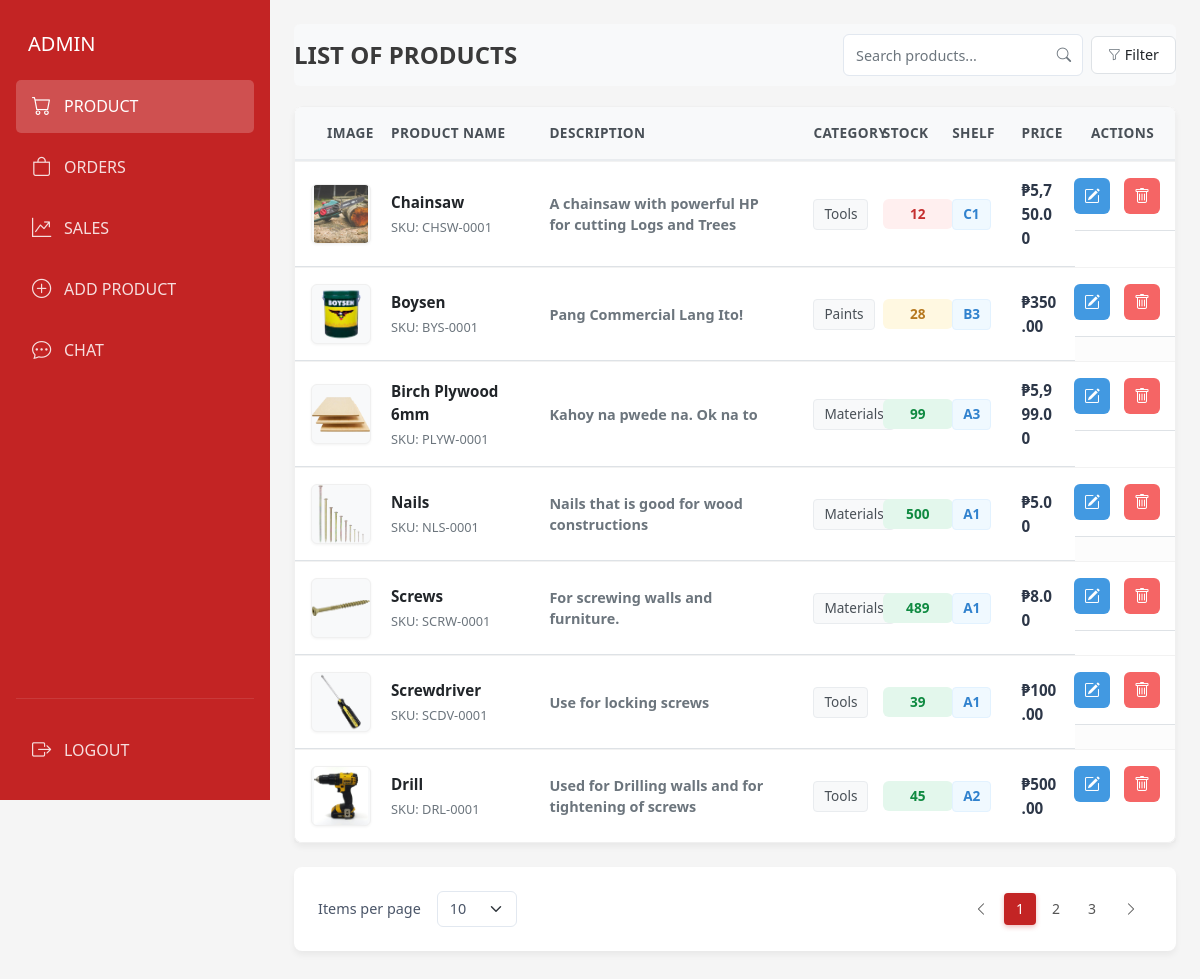
/admin/product_list.php, run on the app's committed database.
### tables this page shows
CREATE TABLE `products` (
  `product_id` int(11) NOT NULL,
  `product_name` varchar(255) NOT NULL,
  `product_sku` varchar(20) NOT NULL,
  `product_shelf` varchar(50) NOT NULL,
  `product_description` text DEFAULT NULL,
  `product_image` varchar(255) NOT NULL,
  `product_price` decimal(10,2) NOT NULL,
  `product_stock` int(20) NOT NULL,
  `category_id` int(11) DEFAULT NULL
);

CREATE TABLE `categories` (
  `category_id` int(11) NOT NULL,
  `category_name` varchar(255) NOT NULL
);

### admin/product_list.php (the view, shortened to what this page needs)
<?php
function truncateDescription($description, $wordLimit) {
    $words = explode(' ', $description);
    return $description;
}
?>
<!DOCTYPE html>
<html lang="en">
<head>
    <link href="../vendor/bootstrap/css/bootstrap.min.css" rel="stylesheet">
    <link rel="stylesheet" href="https://cdn.jsdelivr.net/npm/bootstrap-icons@1.11.3/font/bootstrap-icons.min.css">
    <link href="css/admin.css" rel="stylesheet">
</head>
<body>
    <?php include 'components/edit_product.php'; ?>
    <?php include 'components/delete_product.php'; ?>
    <div class="d-flex admin-dashboard">
        <aside class="admin-sidebar">
            <?php include 'components/admin_sidebar.php'; ?>
        </aside>
        <main class="admin-main">
            <div class="container-fluid px-4 py-4">
                <div class="admin-header-container">
                    <div class="d-flex justify-content-between align-items-center">
                        <h1 class="admin-page-title mb-0">LIST OF PRODUCTS</h1>
                        <div class="d-flex align-items-center">
                            <div class="search-box me-2">
                                <input type="text" class="form-control search-input" placeholder="Search products...">
                            </div>
                            <button class="btn btn-outline-secondary filter-button d-flex align-items-center">
                                <i class="bi bi-funnel me-1"></i> Filter
                            </button>
                        </div>
                    </div>
                </div>
                <div class="admin-table-card card">
                    <div class="card-body p-0">
                    <div class="table-responsive">
                        <table class="table admin-table product-table">
                            <thead>
                                <tr>
                                        <th width="80" class="text-center">IMAGE</th>
                                        <th width="18%">PRODUCT NAME</th>
                                        <th width="30%">DESCRIPTION</th>
                                    <th>CATEGORY</th>
                                    <th>STOCK</th>
                                        <th>SHELF</th>
                                    <th>PRICE</th>
                                        <th width="100" class="text-center">ACTIONS</th>
                                </tr>
                            </thead>
                            <tbody>
                                <?php
                                $sql = "SELECT p.*, c.category_name
                                        FROM products p
                                        LEFT JOIN categories c ON p.category_id = c.category_id";
                                $result = $conn->query($sql);
                                if ($result && $result->num_rows > 0):
                                    while ($product = $result->fetch_assoc()):
                                        $stock = $product['product_stock'];
                                        $shelf = $product['product_shelf'];
                                        $stockClass = ($stock > 30) ? 'high' : (($stock > 20) ? 'medium' : (($stock > 10) ? 'low' : 'critical'));
                                        $imagePath = !empty($product['product_image']) ? $product['product_image'] : '../assets/placeholder.png';
                                            $description = truncateDescription($product['product_description'], 20);
                                ?>
                                <tr>
                                        <td data-label="IMAGE" class="text-center">
                                            <div class="d-none d-md-block">
                                        <div class="product-image">
                                            <img src="<?= $imagePath ?>" alt="<?= htmlspecialchars($product['product_name']) ?>" class="img-fluid">
                                                </div>
                                        </div>
                                    </td>
                                    <td data-label="PRODUCT">
                                        <div class="product-name"><?= htmlspecialchars($product['product_name']) ?></div>
                                        <div class="product-sku">SKU: <?= htmlspecialchars($product['product_sku']) ?></div>
                                    </td>
                                        <td data-label="DESCRIPTION">
                                            <span class="product-description"><?= htmlspecialchars($description) ?></span>
                                        </td>
                                    <td data-label="CATEGORY"><span class="product-category"><?= htmlspecialchars($product['category_name']) ?></span></td>
                                    <td data-label="STOCK"><span class="stock-badge <?= $stockClass ?>"><?= $stock ?></span></td>
                                        <td data-label="LOCATION"><span class="shelf-location"><?= htmlspecialchars($shelf) ?></span></td>
                                        <td data-label="PRICE"><span class="price-value">₱<?= number_format($product['product_price'], 2) ?></span></td>
                                        <td class="action-buttons text-center" data-label="ACTIONS">
                                            <div class="action-buttons-container">
                                            <?= renderActionButtons('product', $product['product_id']) ?>
                                        </div>
                                    </td>
                                </tr>
                                <?php
                                    endwhile;
                                endif; ?>
                            </tbody>
                        </table>
                        </div>
                    </div>
                </div>
                <div class="card admin-table-card">
                    <div class="card-body py-3">
                        <div class="d-flex pagination-container">
                            <div class="items-per-page me-auto">
                                <div class="d-flex align-items-center">
                                    <span class="me-2">Items per page</span>
                                    <select class="form-select form-select-sm">
                                        <option value="10" selected>10</option>
                                    </select>
                                </div>
                            </div>
                            <div class="pagination-wrapper">
                                <nav aria-label="Page navigation">
                                    <ul class="pagination pagination-sm mb-0">
                                        <li class="page-item">
                                            <a class="page-link" href="#" aria-label="Previous">
                                                <i class="bi bi-chevron-left"></i>
                                            </a>
                                        </li>
                                        <li class="page-item active"><a class="page-link" href="#">1</a></li>
                                        <li class="page-item"><a class="page-link" href="#">2</a></li>
                                        <li class="page-item"><a class="page-link" href="#">3</a></li>
                                        <li class="page-item">
                                            <a class="page-link" href="#" aria-label="Next">
                                                <i class="bi bi-chevron-right"></i>
                                            </a>
                                        </li>
                                    </ul>
                                </nav>
                            </div>
                        </div>
                    </div>
                </div>
            </div>
        </main>
    </div>
</body>
</html>

### admin/components/edit_product.php (shortened to what this page needs)
<?php
function renderActionButtons($type, $id) {
    return <<<HTML
    <div class="d-inline-flex gap-2 justify-content-center">
        <button class="btn btn-action edit-btn"
                data-bs-toggle="modal"
                data-bs-target="#edit{$type}Modal"
                data-{$type}-id="{$id}">
            <i class="bi bi-pencil-square"></i>
        </button>
        <button class="btn btn-action delete-btn"
                data-bs-toggle="modal"
                data-bs-target="#delete{$type}Modal"
                data-{$type}-id="{$id}">
            <i class="bi bi-trash"></i>
        </button>
    </div>
HTML;
}
?>

### data on the page
products: product_image (picture), product_name "Chainsaw", product_sku "CHSW-0001", product_description "A chainsaw with powerful HP for cutting Logs and Trees", category.category_name "Tools", product_stock "12", product_shelf "C1", product_price "5,750.00"
products: product_image+product_name (picture), product_name "Boysen", product_sku "BYS-0001", product_description "Pang Commercial Lang Ito!", category.category_name "Paints", product_stock "28", product_shelf "B3", product_price "350.00"
products: product_image (picture), product_name "Birch Plywood 6mm", product_sku "PLYW-0001", product_description "Kahoy na pwede na. Ok na to", category.category_name "Materials", product_stock "99", product_shelf "A3", product_price "5,999.00"
products: product_image+product_name (picture), product_name "Nails", product_sku "NLS-0001", product_description "Nails that is good for wood constructions", category.category_name "Materials", product_stock "500", product_shelf "A1", product_price "5.00"
products: product_image (picture), product_name "Screws", product_sku "SCRW-0001", product_description "For screwing walls and furniture.", category.category_name "Materials", product_stock "489", product_shelf "A1", product_price "8.00"
products: product_image+product_name (picture), product_name "Screwdriver", product_sku "SCDV-0001", product_description "Use for locking screws", category.category_name "Tools", product_stock "39", product_shelf "A1", product_price "100.00"
products: product_image (picture), product_name "Drill", product_sku "DRL-0001", product_description "Used for Drilling walls and for tightening of screws", category.category_name "Tools", product_stock "45", product_shelf "A2", product_price "500.00"
